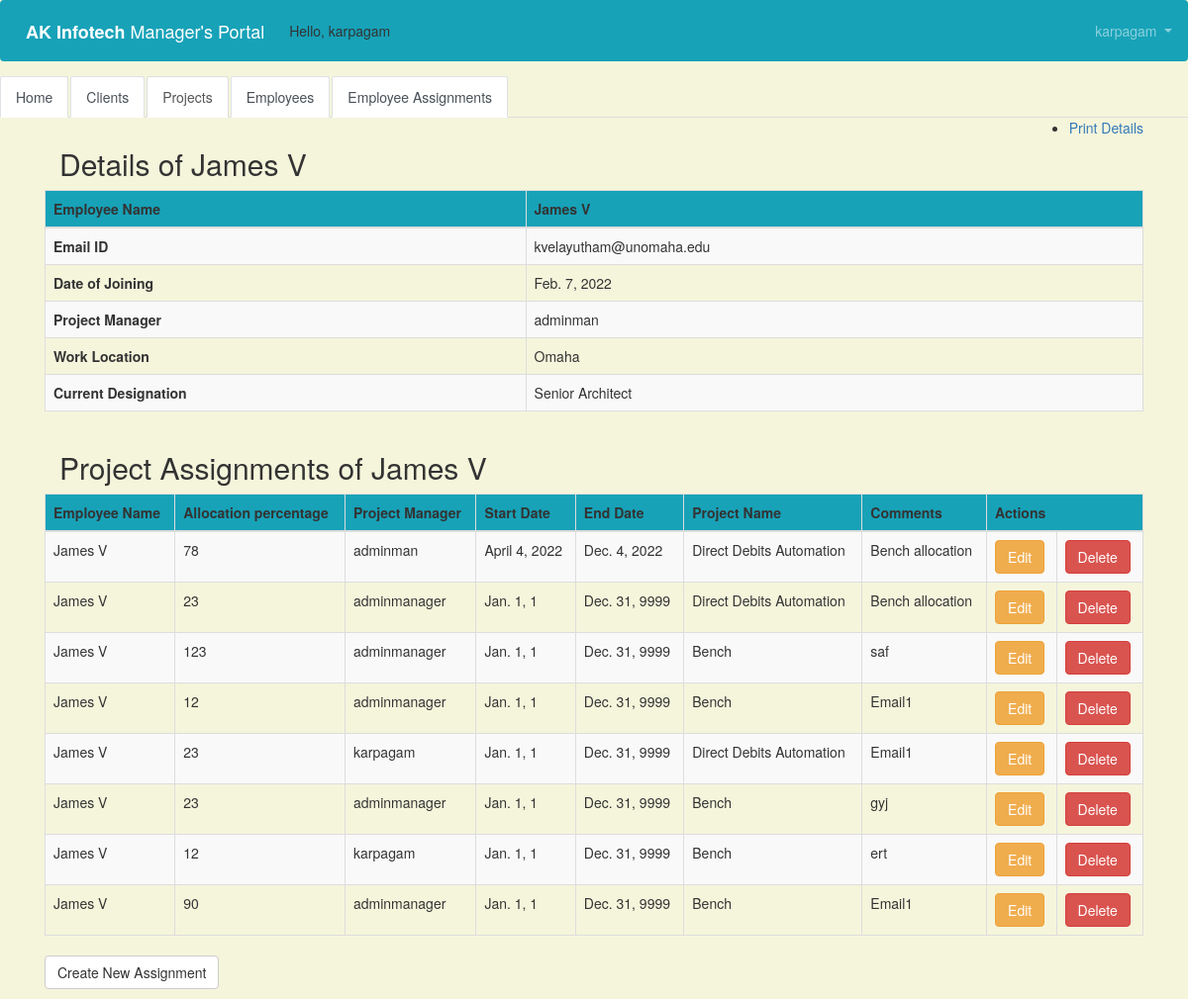
The page /manager/employee/4/employee_assignment/ (signed in) on the database as committed earlier.
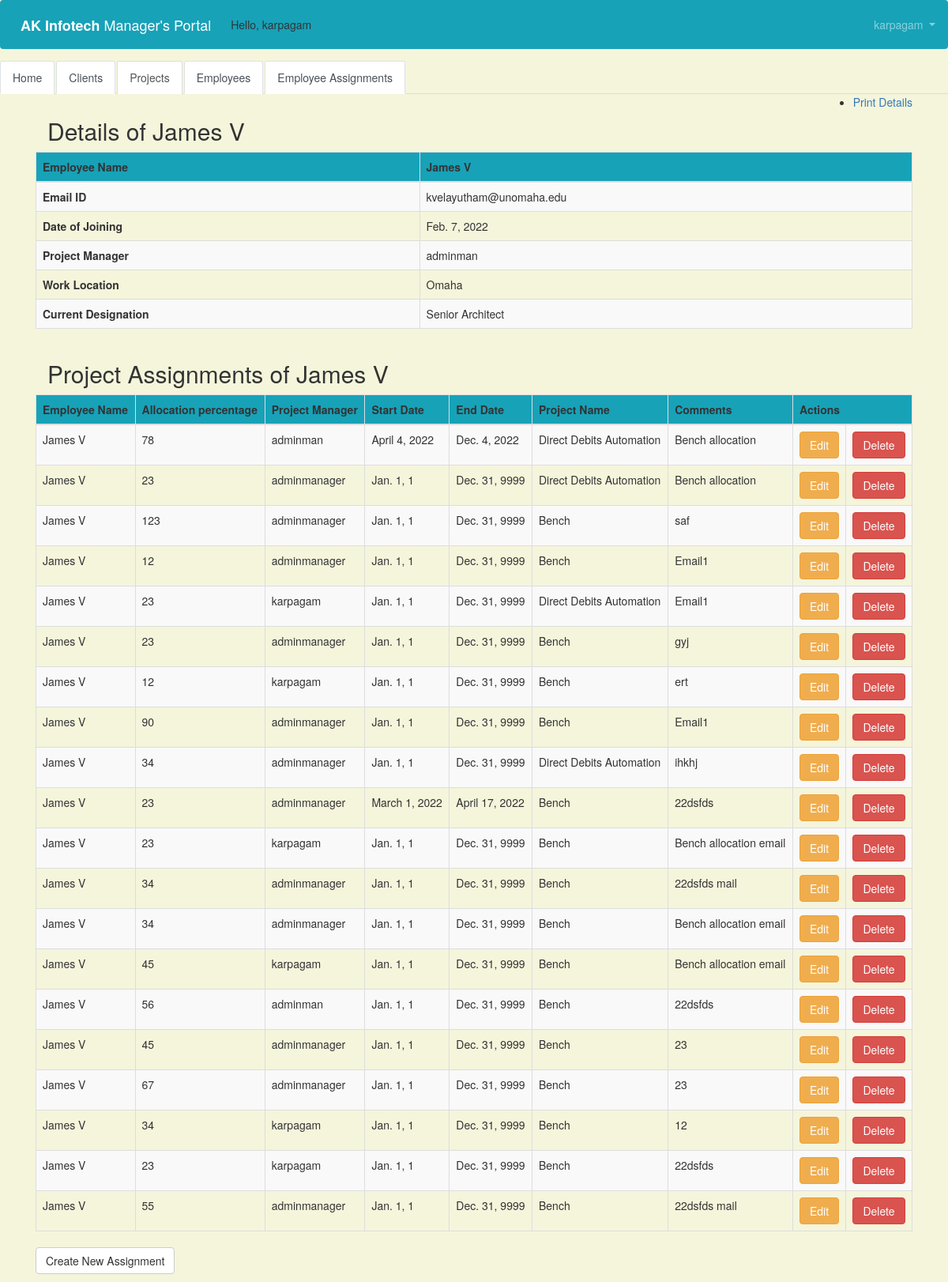
The same page on the database as committed later.
### assignment/models.py (models this page shows, shortened)
class Assignment(models.Model):
    employee_name = models.ForeignKey(Employee, related_name='name', blank=False, null=False, default=' ',
                                      on_delete=models.CASCADE)
    allocation_percentage = models.IntegerField(blank=False, null=False, default=' ')
    Project_manager = models.ForeignKey(get_user_model(), on_delete=models.CASCADE)
    start_date = models.DateField(default=' ')
    end_date = models.DateField(default=' ')
    email = models.EmailField(max_length=100, default='example@gmail.com')
    project_name = models.ForeignKey(Project, related_name='client', max_length=50, blank=False,
                                     null=False, default=' ',
                                     on_delete=models.CASCADE)
    comments = models.CharField(max_length=50, blank=False, null=False, default=' ')

### manager/models.py (models this page shows, shortened)
class Employee(models.Model):
    employee_name = models.CharField(max_length=50, blank=False, null=False, default=' ')
    first_name = models.CharField(max_length=50, blank=False, null=False, default=' ')
    last_name = models.CharField(max_length=50, blank=False, null=False, default=' ')
    Email = models.EmailField(max_length=100, default=' ')
    DOJ = models.DateField(null=True, blank=True)
    Project_manager = models.ForeignKey(users.models.CustomUser, related_name='manager', null=True,
                                        on_delete=models.DO_NOTHING)
    Location = models.CharField(max_length=50, blank=False, null=False, default=' ')
    Designation = models.CharField(max_length=50, blank=False, null=False, default=' ')
    def __str__(self):
        return self.employee_name

class Project(models.Model):
    project_name = models.CharField(max_length=50, blank=False, null=False, default=' ')
    project_description = models.CharField(max_length=50, blank=False, null=False, default=' ')
    start_date = models.DateField(null=True, blank=True)
    end_date = models.DateField(null=True, blank=True)
    client_name = models.ForeignKey(Client, related_name='client', max_length=50, blank=False, null=False, default=' ',
                                    on_delete=models.CASCADE)
    SOW_no = models.CharField(max_length=50, blank=False, null=False, default=' ')
    total_headcount = models.IntegerField(blank=False, null=False, default=' ')
    manager = models.ForeignKey(get_user_model(), on_delete=models.CASCADE)
    def __str__(self):
        return self.project_name

### users/models.py (models this page shows)
class CustomUser(AbstractUser):
    department = models.CharField(max_length=50, default=' ', null=True, blank=True)
    cell_phone = models.CharField(max_length=50, default='(402)000-0000')
    date_of_joining = models.DateField(null=True, blank=True)
    employee_ID = models.CharField(max_length=50, default=' ', null=True, blank=True)
    office_location = models.CharField(max_length=50, default=' ', null=True, blank=True)
    designation = models.CharField(max_length=50, default=' ', null=True, blank=True)

### manager/views.py (the view)
# urls.py: path('employee/<int:pk>/employee_assignment/', views.employee_assignment, name='employee_assignment'),
@login_required
def employee_assignment(request, pk):
    employee = get_object_or_404(Employee, pk=pk)
    assignment = Assignment.objects.filter(employee_name=pk)
    return render(request, 'employee_assignment.html',
                  {'assignments': assignment, 'employee': employee})

### templates/employee_assignment.html (shortened to what this page needs)
{% extends 'base.html' %}
{% block content %}
 <html>
    <head>
        <link rel="stylesheet" href="https://maxcdn.bootstrapcdn.com/bootstrap/3.3.4/css/bootstrap.min.css">
    </head>
    <body>
    <ul class="object-tools">
        <li style = "float: right;">
            <a href="#" onclick="window.print();">Print Details     </a>
            <br>
        </li>
    </ul>
    <div class="container">
        <p>
        <h2> Details of {{ employee.employee_name }}</h2>
        </p>
    </div>
    <div>
        <table class="table table-striped table-bordered table-hover">
        <thead>
            <tr class="bg-info">
                <th>Employee Name </th>
                <th> {{ employee.employee_name }} </th>
            </tr>
        </thead>
          <tbody>     <tr> <td><b> Email ID </b> </td>
                                <td>{{ employee.Email }}</td></tr>
            <tr><td><b> Date of Joining </b></td> <td>{{ employee.DOJ }}</td></tr>
            <tr><td> <b> Project Manager </b> </td>  <td>{{ employee.Project_manager }}</td></tr>
          <tr><td> <b> Work Location </b> </td>   <td>{{ employee.Location }}</td></tr>
          <tr><td> <b> Current Designation </b> </td>  <td>{{ employee.Designation }}</td></tr>
            </tbody>
        </table>
     <div class="container">
        <p>
        <h2> Project Assignments of {{ employee.employee_name }}</h2>
        </p>
    </div>
        <table class="table table-striped table-bordered table-hover">
            <thead>
            <tr class="bg-info">
                <th>Employee Name</th>
                <th>Allocation percentage</th>
                <th>Project Manager</th>
                <th>Start Date</th>
                <th>End Date</th>
                <th>Project Name</th>
                <th>Comments</th>
                <th colspan="3">Actions</th>
            </tr>
            </thead>
            <tbody>
            {% for assignment in assignments %}
                <tr>
                    <td>{{ assignment.employee_name }}</td>
                    <td>{{ assignment.allocation_percentage }}</td>
                    <td>{{ assignment.Project_manager }}</td>
                    <td>{{ assignment.start_date }}</td>
                    <td>{{ assignment.end_date }}</td>
                    <td>{{ assignment.project_name }}</td>
                    <td>{{ assignment.comments }}</td>
                    <td><a href="{% url 'assignment_edit' pk=assignment.pk %}" class="btn btn-warning">Edit</a>
                    <td><a href="{% url 'assignment_delete' pk=assignment.pk %}"
                        onclick="return confirm('Are you sure you want to delete?')"
                        class="btn btn-danger">Delete</a>
                    </td>
                </tr>
            {% endfor %}
            </tbody>
        </table>
 <p>
    <a href="{% url 'assignment_new' %}" class="btn btn-default">Create New Assignment</a>
    </p>
    </div>
        </body>
    </html>
{% endblock content %}

Rows that differ between the two databases and show on the page:
added Assignment: employee_name "James V", allocation_percentage "34", Project_manager "adminmanager", start_date "Jan. 1, 1", end_date "Dec. 31, 9999", project_name "Direct Debits Automation", comments "ihkhj"
added Assignment: employee_name "James V", allocation_percentage "23", Project_manager "adminmanager", start_date "March 1, 2022", end_date "April 17, 2022", project_name "Bench", comments "22dsfds"
added Assignment: employee_name "James V", allocation_percentage "23", Project_manager "karpagam", start_date "Jan. 1, 1", end_date "Dec. 31, 9999", project_name "Bench", comments "Bench allocation email"
added Assignment: employee_name "James V", allocation_percentage "34", Project_manager "adminmanager", start_date "Jan. 1, 1", end_date "Dec. 31, 9999", project_name "Bench", comments "22dsfds mail"
added Assignment: employee_name "James V", allocation_percentage "34", Project_manager "adminmanager", start_date "Jan. 1, 1", end_date "Dec. 31, 9999", project_name "Bench", comments "Bench allocation email"
added Assignment: employee_name "James V", allocation_percentage "45", Project_manager "karpagam", start_date "Jan. 1, 1", end_date "Dec. 31, 9999", project_name "Bench", comments "Bench allocation email"
added Assignment: employee_name "James V", allocation_percentage "56", Project_manager "adminman", start_date "Jan. 1, 1", end_date "Dec. 31, 9999", project_name "Bench", comments "22dsfds"
added Assignment: employee_name "James V", allocation_percentage "45", Project_manager "adminmanager", start_date "Jan. 1, 1", end_date "Dec. 31, 9999", project_name "Bench", comments "23"
added Assignment: employee_name "James V", allocation_percentage "67", Project_manager "adminmanager", start_date "Jan. 1, 1", end_date "Dec. 31, 9999", project_name "Bench", comments "23"
added Assignment: employee_name "James V", allocation_percentage "34", Project_manager "karpagam", start_date "Jan. 1, 1", end_date "Dec. 31, 9999", project_name "Bench", comments "12"
added Assignment: employee_name "James V", allocation_percentage "23", Project_manager "karpagam", start_date "Jan. 1, 1", end_date "Dec. 31, 9999", project_name "Bench", comments "22dsfds"
added Assignment: employee_name "James V", allocation_percentage "55", Project_manager "adminmanager", start_date "Jan. 1, 1", end_date "Dec. 31, 9999", project_name "Bench", comments "22dsfds mail"
